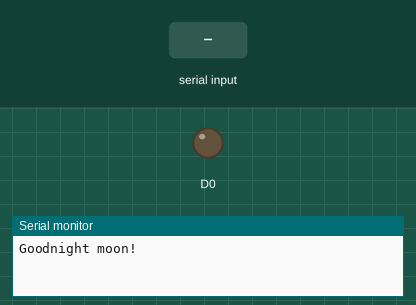
Simulated run of this sketch. Board: ESP8266 (NodeMCU). Parts: output pins drawn as LEDs (lit = HIGH), the last lines printed to the serial monitor. The test bench sets the inputs (shaded band).

Above: at 1.2 s.
1.3 s: "b" received over the second serial link
At 2.5 s:
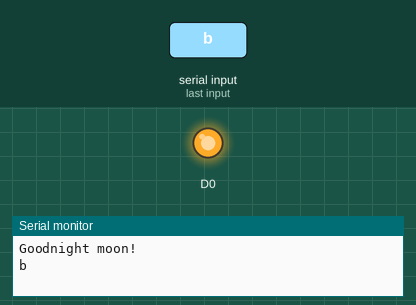
2.8 s: "a" received over the second serial link
At 3.8 s:
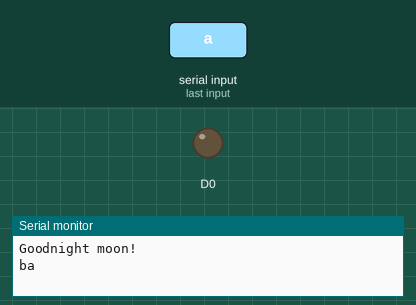
Timing chart, 0 to 5.8 s (numbered marks = the images above; inputs shaded):
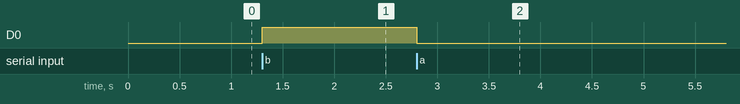

Measured:
- after the input at 1.3 s, D0: LOW → HIGH at once
- after the input at 2.8 s, D0: HIGH → LOW at once

The sketch:

Serial_com_with_other.ino
```cpp
#include <SoftwareSerial.h>

SoftwareSerial mySerial(D5, D6); // RX, TX

void setup() {
  // Open serial communications and wait for port to open:
  pinMode(D0, OUTPUT);
  Serial.begin(9600);
  while (!Serial) {
    ; // wait for serial port to connect. Needed for native USB port only
  }


  Serial.println("Goodnight moon!");

  // set the data rate for the SoftwareSerial port
  mySerial.begin(9600);
  mySerial.println("Hello, world?");
}

void loop() { // run over and over
  if (mySerial.available()) {
    //receive Serial
    //Serial.write(mySerial.read());
    char command = mySerial.read();
    Serial.print(command);

    switch(command) {
      case  'a' :
        digitalWrite(D0, LOW);
        mySerial.print("LED ON\n");
        break;
      case  'b' :
        digitalWrite(D0, HIGH);
        mySerial.print("LED OFF\n");
        break;
    }

  }
  if (Serial.available()) {
    //send Serial
    mySerial.write(Serial.read());
  }
}
```
